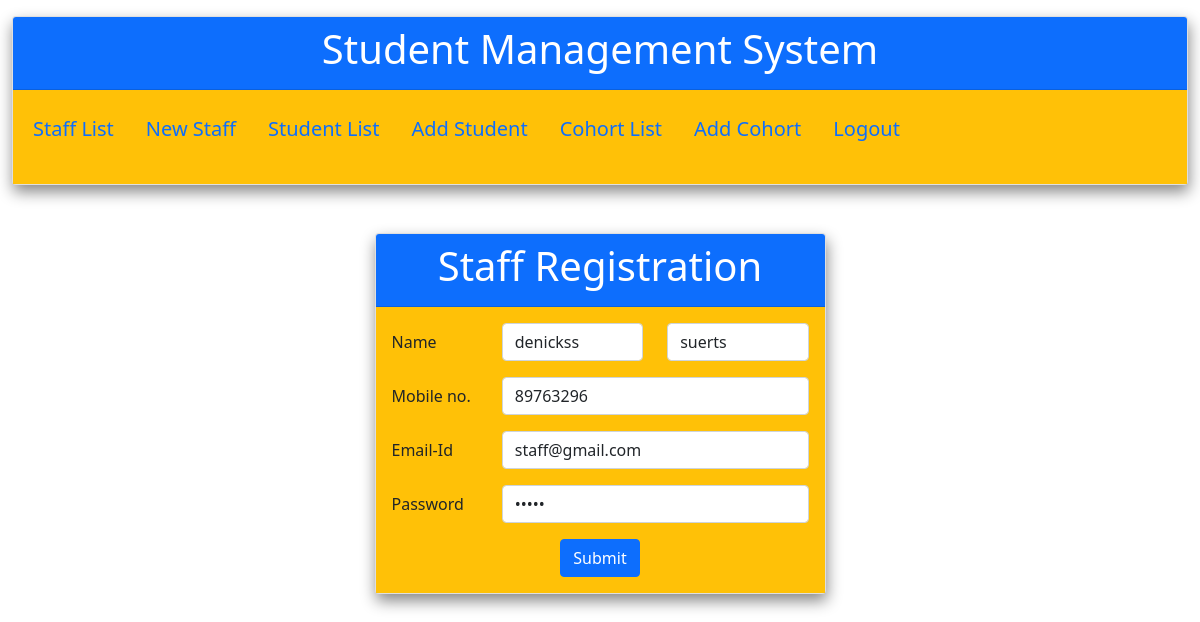
The app's page /staff_edit.php?staffid=14 (signed in) with its own data.
### tables this page shows
CREATE TABLE `staffs` (
  `id` int(11) NOT NULL,
  `first_name` varchar(50) NOT NULL,
  `last_name` varchar(50) NOT NULL,
  `moblie_no` int(11) NOT NULL,
  `email` varchar(50) NOT NULL,
  `password` varchar(50) NOT NULL
);

### staff_edit.php (the view, shortened to what this page needs)
<?php
require 'config.php';
$id = $_GET['staffid'];
$que = $conn->prepare("select * from staffs where id='$id'");
$que->execute();
$staff = $que->fetch(PDO::FETCH_OBJ);
include ('header.php');
?>
	 <div class="container">
	<div class="row">
          <div class="col-sm-5 m-auto mt-5">
	     <div class="card">
		<div class="card-header bg-primary">
	          <h1 class="text-center text-white">Staff Registration</h1>
	       </div>
		   <div class="card-body p-0">
		      <form action="staff_update.php" method="post">
		        <div class="p-3 bg-warning">
	                <div class="mb-3 row">
			           <label class="col-sm-3 col-form-label">Name</label>
		                  <div class="col md-4">
                          <input type="text" class="form-control" name="fname" placeholder="First name" value=<?php echo $staff->first_name; ?> >
                          </div>
                          <div class="col md-4">
                          <input type="text" class="form-control" name="lname" placeholder="Last name" value=<?php echo $staff->last_name; ?> >
                          </div>
                    </div>
                    <div class="mb-3 row">
			           <label class="col-sm-3 col-form-label">Mobile no.</label>
		                  <div class="col-sm-9">
	        	          <input type="number" class="form-control" name="sno" value=<?php echo $staff->moblie_no; ?> >
		                  </div>
		            </div>
	                <div class="mb-3 row">
			           <label  class="col-sm-3 col-form-label">Email-Id</label>
			              <div class="col-sm-9">
			              <input type="email" class="form-control" name="seid"
			              value=<?php echo $staff->email; ?> >
          		          </div>
          	        </div>
          	        <div class="mb-3 row">
					    <label  class="col-sm-3 col-form-label">Password</label>
						   <div class="col-sm-9">
								<input type="password" class="form-control" name="password" required value=<?php echo $staff->password; ?> >
								</div>
					</div>
                    <div class="row">
			            <div class="col text-center" class="btn btn-primary">
				         <button class="btn btn-primary" name="login" type="submit">Submit</button>
	                </div>
	            </div>
	       </div>
	  </form>
</body>
</html>

### css/custom.css (style rules this page uses)
.card { box-shadow: 1px 7px 15px #888; }

### records on screen
staffs: fname "denickss", lname "suerts", sno "89763296", seid "staff@gmail.com"
